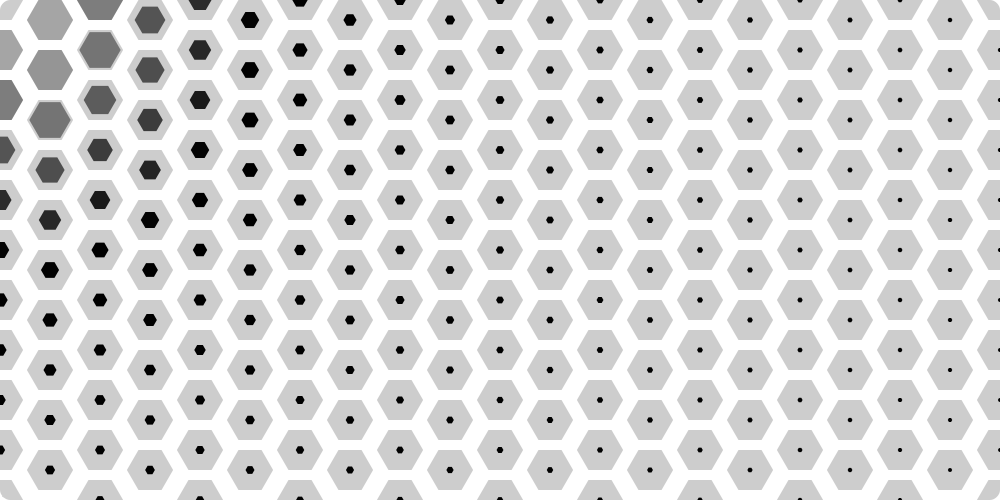
Frame 1 (no input)
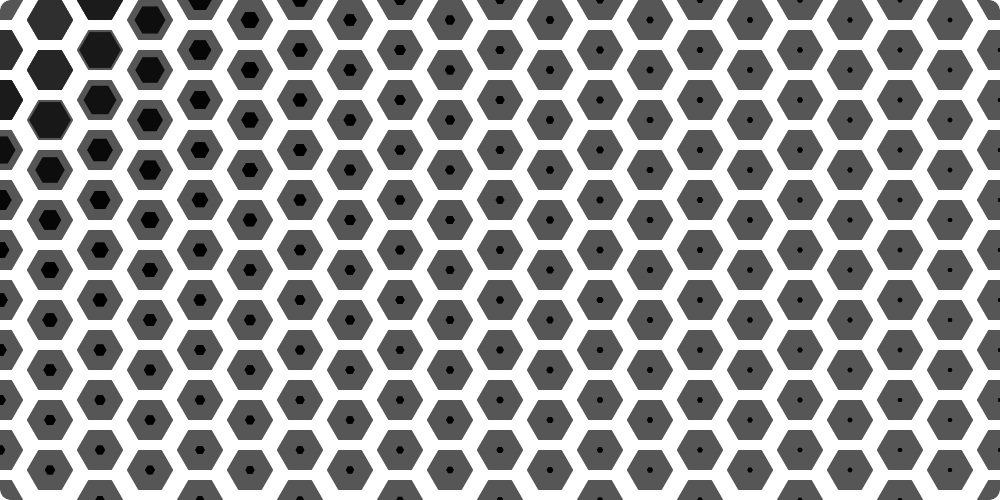
Frame 60 (the mouse pressed at the canvas centre just before this capture)
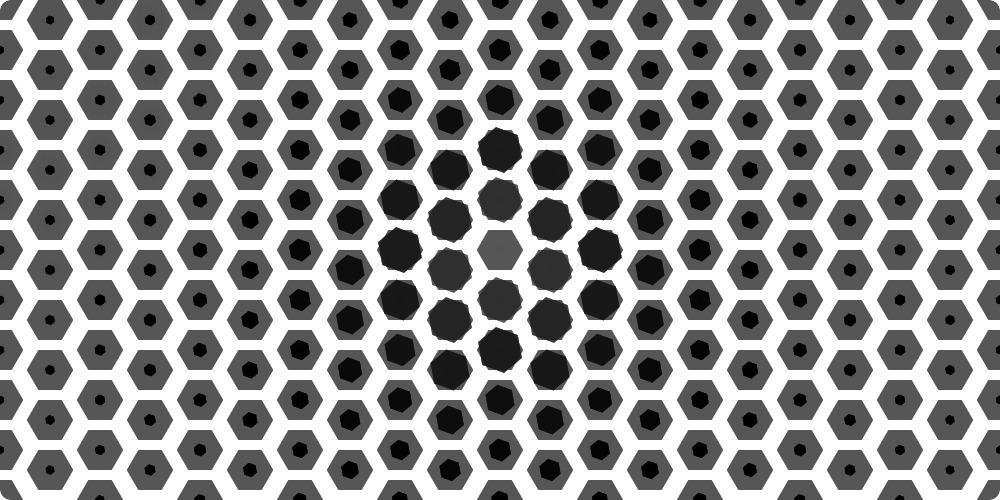
Frame 120 (the mouse held since frame 60 and released just before this capture)

The Processing sketch that drew these frames (run headless with seeded random() and noise(); from frame 60 on, the mouse is pressed at the canvas centre):

// Processing sketch: processing_48747
// ── processing_48747.pde

/////////////////////////////////////////////////////////////////////////////////////////////
// Written by Sasa Zivkovic
// No.mad discourse | www.nomaddiscourse.com
// No.mad process | www.nomadprocess.com
/////////////////////////////////////////////////////////////////////////////////////////////
float sizeGrid = 2;
float scaleFactor = 1;
int grid = 50;
 
/////////////////////////////////////////////////////////////////////////////////////////////
void setup() {
  size(1000, 500);
  smooth();
  background(255); 
}
 
/////////////////////////////////////////////////////////////////////////////////////////////
void draw() {
   
  ///// set graphic parameters
  noStroke();
  fill(100, 200);
 // background(255);
 fill(255,31);
 rect(0,0,width,height);
   
  ///// create ground pattern
  for (int i = 0; i <= width*2; i += grid) {
    for (int j = 0; j <= height; j += grid) {
     if((i % 20) == 0) {
      pushMatrix();
      scale(scaleFactor);
      fill(0, 0, 0, 50);
      my_Norm_Rect(i , j);
      popMatrix();
      } else {
        pushMatrix();
        scale(scaleFactor);
        translate(0, sizeGrid*10);
        fill(0, 0, 0, 50);
        my_Norm_Rect(i, j);
        popMatrix();
      }
    }
  }
   
  ///// set fill for second pattern
  fill(0, 0, 0, 255);
   
  ///// create second pattern
  for (int i = 0; i <= width; i += grid) {
    for (int j = 0; j <= height; j += grid) {
      if((i % 20) == 0) {
      pushMatrix();
      scale(scaleFactor);
      fill(0, 0, 0, 50);
      my_Rot_Rect(i , j);
      popMatrix();
      } else {
        pushMatrix();
        scale(scaleFactor);
        translate(0, sizeGrid*10);
        fill(0, 0, 0, 200);
        my_Rot_Rect(i, j);
        popMatrix();
      }
    }
  }
   
  ///// rounded rectangles
  fill(255);
  noStroke();
  beginShape();
  int v = 10;
  vertex(width-v, 0);
  bezierVertex(width-v/2, 0, width, 0+v/2, width, v);
  vertex(width, 0);
  endShape();
  beginShape();
  vertex(v, 0);
  bezierVertex(v/2, 0, 0 , v/2, 0, v);
  vertex(0, 0);
  endShape();
  beginShape();
  vertex(v, height);
  bezierVertex(v/2, height, 0 , height- v/2, 0, height - v);
  vertex(0, height);
  endShape();
  beginShape();
  vertex(width-v, height);
  bezierVertex(width-v/2, height, width, height-v/2, width, height-v);
  vertex(width, height);
  endShape();
  noFill();
}
  
/////////////////////////////////////////////////////////////////////////////////////////////
 
 void my_Rot_Rect(int x, int y) {
  pushMatrix();
   
  ///// relate to mouse position
  int a = mouseX;
  int b = mouseY;
   
  float mx = map(mouseX, 0, width, 0, 40);
  float my = map(mouseY, 0, height, 0, 40);
   
  float g = dist(x, y, a, b);
  float g1 = dist(x, y, a, b);
   
  if (g < 100) {
    g = 100;
  }
   
  float mx1 = mx + g;
  float my2 = my + g;
   
  float mx3 = map(mx1, 0, 1100, 5, 40);
  float my4 = map(my2, 0, 1100, 5, 40);
   
  ///// draw hexagon   
  translate(x, y);
  rotate(radians(mouseX));
  scale(100/g);
  fill(0, 0, 0, g1);
  float m = sizeGrid;
  beginShape();
  vertex(11.547*m, 0);
  vertex(5.774*m, -10*m);
  vertex(-5.774*m, -10*m);
  vertex(-11.547*m, 0);
  vertex(-5.774*m, 10*m);
  vertex(5.774*m, 10*m);
  endShape(CLOSE);
  popMatrix();
}
 
/////////////////////////////////////////////////////////////////////////////////////////////
 
 void my_Norm_Rect(int x, int y) {
  pushMatrix();
  translate(x, y);
  float m = sizeGrid;
  beginShape();
  vertex(11.547*m, 0);
  vertex(5.774*m, -10*m);
  vertex(-5.774*m, -10*m);
  vertex(-11.547*m, 0);
  vertex(-5.774*m, 10*m);
  vertex(5.774*m, 10*m);
  endShape(CLOSE);
  popMatrix();
}
